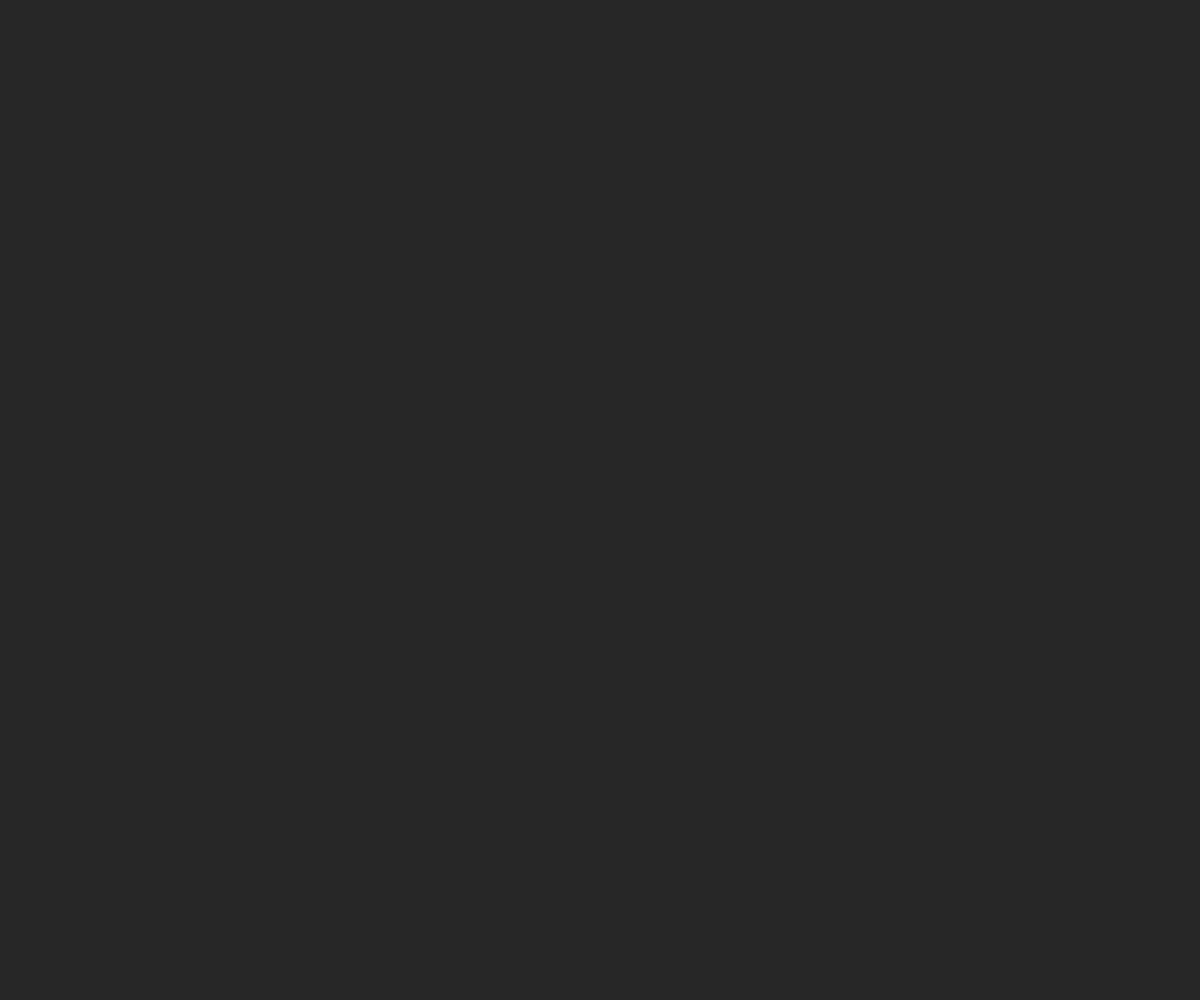
Frame 1 (no input)
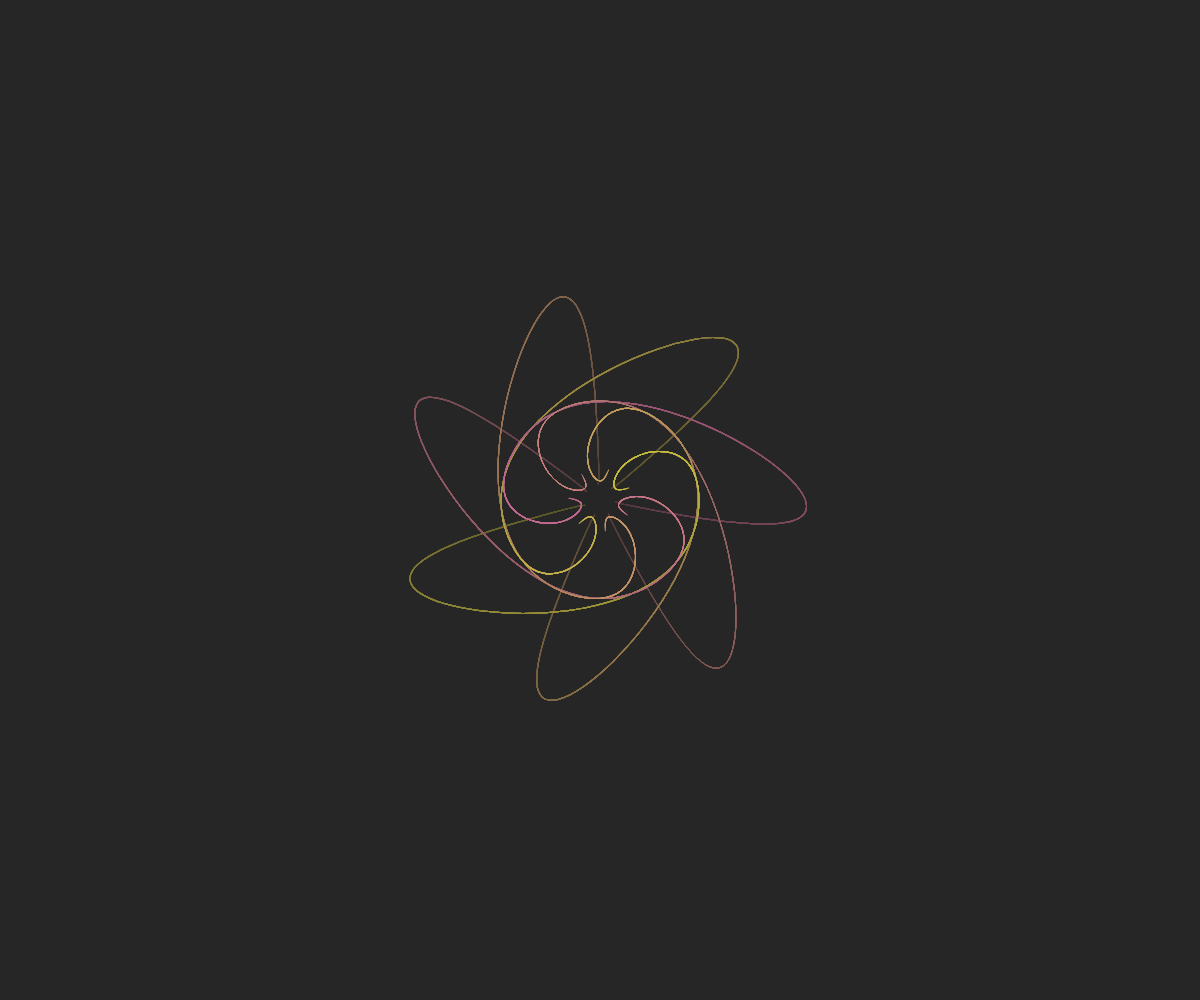
Frame 60 (no input)
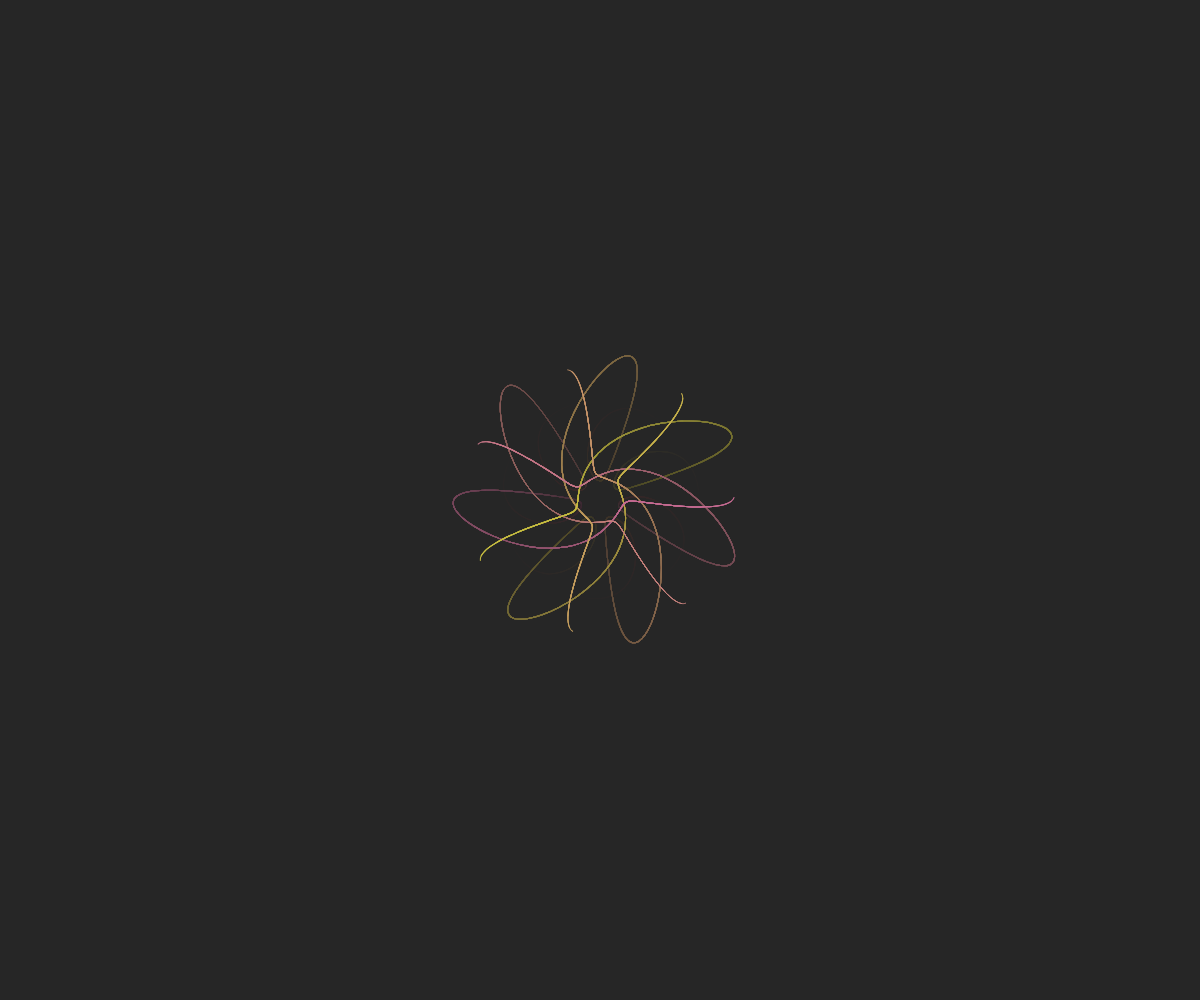
Frame 120 (the mouse pressed at the canvas centre since frame 60)

The p5.js sketch that drew these frames (run headless with seeded random() and noise() and a simulated clock; from frame 60 on, the mouse is pressed at the canvas centre):

// p5.js sketch
// ── sketch.js
let sym = 7;

let a = 10, b = 20, c = 7/3;
let x = 1, y = 1, z = 1;

let scl = 8;
let arr = [];

function setup() {
  createCanvas(windowWidth, windowHeight);
  background(40);
}

function draw() {
  background(30,30,30,10);
  stroke(100,150,250);
  // strokeWeight(2);
  noFill();

  let dt = 0.02;
  let dx = (a*(y-x))*dt;
  let dy = (x*(b-z)-y)*dt;
  let dz = (x*y-c*z)*dt;

  x = x+dx;
  y = y+dy;
  z = z+dz;

  arr.push({
  x:scl*x, y:scl*y, z:scl*z})

  if(arr.length > 30){
    arr.splice(0,1);
  }

  translate(width/2, height/2);
  let angle = 2*PI/sym;
  let color = 100;

  for(let i=0; i< sym; i++){
    push();

    rotate(i*angle);
    beginShape();
  for(let i=0; i<arr.length;i++){
    color++;
    if(color>200){
      color = 100;
    }
    stroke(200, color, 255-color);
    // line(arr[i].x+random(70),arr[i].y-random(70),arr[i].x+random(70),arr[i].y-random(70))
    curveVertex(arr[i].x,arr[i].y,arr[i].z);
  }
  endShape();
    pop();

    }
}
